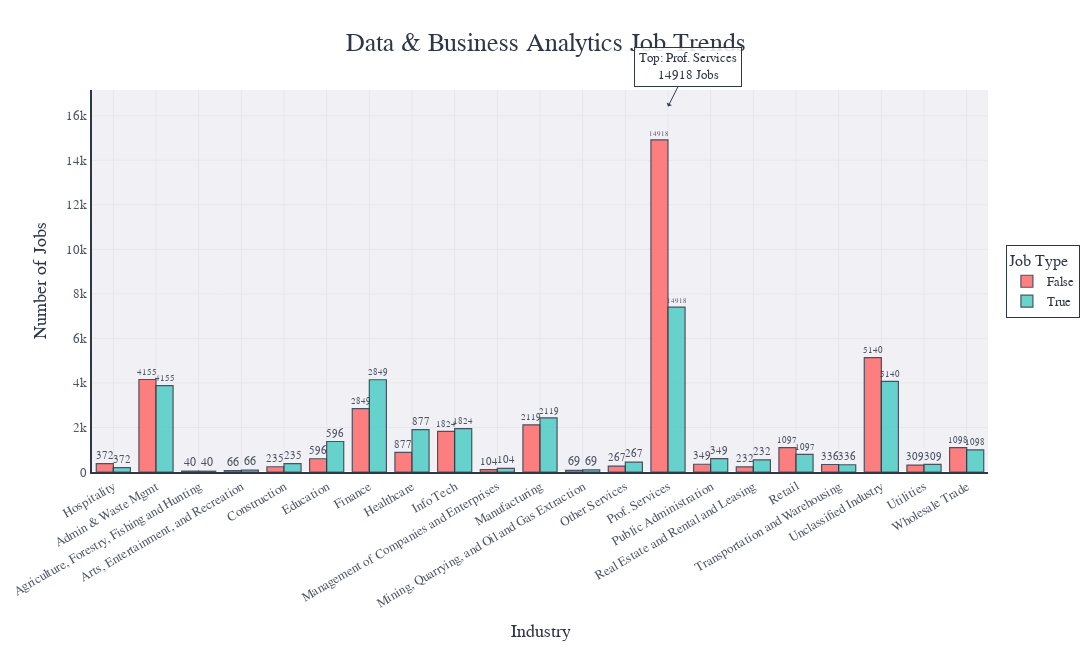

Notebook source saved alongside this figure:
### Code cell
import plotly.express as px
import plotly.graph_objects as go

# Group data (same as before)
df_grouped = eda.groupby(['DATA_ANALYST_JOB', 'NAICS2_NAME']).size().reset_index(name='Job_Count')

# Shorten the industry names (NAICS2_NAME) for better readability
# Assuming NAICS2_NAME has long names, we'll map them to shorter versions
# Example: Replace long names with abbreviations or shorter terms
industry_short_names = {
    'Professional, Scientific, and Technical Services': 'Prof. Services',
    'Administrative and Support and Waste Management and Remediation Services': 'Admin & Waste Mgmt',
    'Health Care and Social Assistance': 'Healthcare',
    'Finance and Insurance': 'Finance',
    'Information': 'Info Tech',
    'Educational Services': 'Education',
    'Manufacturing': 'Manufacturing',
    'Retail Trade': 'Retail',
    'Accommodation and Food Services': 'Hospitality',
    'Other Services (except Public Administration)': 'Other Services',
    # Add more mappings as needed based on your dataset
}

# Apply the shortened names to the dataframe
df_grouped['NAICS2_NAME_SHORT'] = df_grouped['NAICS2_NAME'].map(industry_short_names).fillna(df_grouped['NAICS2_NAME'])

# Define a vibrant and modern color palette
color_map = {
    False: "#FF6B6B",  # Coral red for False
    True: "#4ECDC4"    # Teal for True
}

# Create the bar plot with Plotly Express
fig = px.bar(df_grouped, 
             x='NAICS2_NAME_SHORT',  # Use shortened names
             y='Job_Count',
             color='DATA_ANALYST_JOB',
             title="Data & Business Analytics Job Trends",
             labels={'NAICS2_NAME_SHORT': 'Industry', 'Job_Count': 'Number of Jobs'},
             barmode='group',
             color_discrete_map=color_map
            )

# Beautify the layout with a modern, clean design
fig.update_layout(
    # Sizing and margins
    autosize=True,
    width=1100,  # Slightly narrower for better focus
    height=650,  # Adjusted height
    margin=dict(l=50, r=50, t=90, b=120),  # Adjusted margins for cleaner look

    # Background and plot styling
    plot_bgcolor='rgba(240, 240, 245, 1)',  # Softer gray background
    paper_bgcolor='rgba(255, 255, 255, 1)',  # White paper background
    font=dict(family="Helvetica, sans-serif", size=14, color="#2D3748"),  # Modern font

    # Title styling
    title=dict(
        text="Data & Business Analytics Job Trends",
        font=dict(size=26, color="#2D3748", family="Helvetica, sans-serif"),
        x=0.5,  # Center the title
        xanchor="center",
        y=0.95,
        yanchor="top"
    ),

    # X-axis styling
    xaxis=dict(
        title="Industry",
        title_font=dict(size=18, color="#2D3748"),
        tickfont=dict(size=13, color="#4A5568"),
        tickangle=-30,  # Slightly less aggressive rotation
        gridcolor="rgba(200, 200, 200, 0.2)",  # Very light gridlines
        linecolor="#2D3748",
        linewidth=2,
        showline=True
    ),

    # Y-axis styling
    yaxis=dict(
        title="Number of Jobs",
        title_font=dict(size=18, color="#2D3748"),
        tickfont=dict(size=13, color="#4A5568"),
        range=[0, df_grouped['Job_Count'].max() * 1.15],  # Slightly tighter range
        gridcolor="rgba(200, 200, 200, 0.2)",
        linecolor="#2D3748",
        linewidth=2,
        showline=True
    ),

    # Legend styling
    legend=dict(
        title="Job Type",
        font=dict(size=13, color="#2D3748"),
        bgcolor="rgba(255, 255, 255, 0.95)",
        bordercolor="#2D3748",
        borderwidth=1,
        x=1.02,  # Position outside
        y=0.5,
        xanchor="left",
        yanchor="middle"
    ),

    # Hover and interactivity
    hovermode="closest",
    hoverlabel=dict(
        bgcolor="rgba(255, 255, 255, 0.9)",
        font_size=13,
        font_family="Helvetica, sans-serif",
        font_color="#2D3748",
        bordercolor="#2D3748"
    ),

    # Add a subtle shadow effect for depth
    bargap=0.2,  # Add space between bars for clarity
)

# Customize the bars
fig.update_traces(
    marker=dict(
        line=dict(width=1.2, color="#2D3748"),  # Thinner border for elegance
        # Add a gradient effect to the bars
        coloraxis=None,
    ),
    opacity=0.85,  # Slight transparency for softness
    text=df_grouped['Job_Count'],  # Add labels on bars
    textposition='outside',  # Place labels outside for clarity
    textfont=dict(size=12, color="#2D3748", family="Helvetica, sans-serif"),
    texttemplate='%{text}',  # Show just the number
)

# Add a subtle annotation for the highest job count
max_job = df_grouped.loc[df_grouped['Job_Count'].idxmax()]
fig.add_annotation(
    x=max_job['NAICS2_NAME_SHORT'],
    y=max_job['Job_Count'] * 1.1,
    text=f"Top: {max_job['NAICS2_NAME_SHORT']}<br>{max_job['Job_Count']} Jobs",
    showarrow=True,
    arrowhead=1,
    ax=20,
    ay=-40,
    font=dict(size=13, color="#2D3748", family="Helvetica, sans-serif"),
    bgcolor="rgba(255, 255, 255, 0.85)",
    bordercolor="#2D3748",
    borderwidth=1,
    borderpad=4
)

# Show the plot
fig.show()

# Save as an HTML file for Quarto embedding
fig.write_html("figures/plot1_jobtrends_super_pretty.html")

### Figure 1 — Plotly figure (JSON) as saved in the notebook; plotly's stock layout.template omitted (floating-point values rounded to 4 significant figures)
{"data": [{"alignmentgroup": "True", "hovertemplate": "DATA_ANALYST_JOB=False<br>Industry=%{x}<br>Number of Jobs=%{y}<extra></extra>", "legendgroup": "False", "marker": {"color": "#FF6B6B", "line": {"color": "#2D3748", "width": 1.2}, "pattern": {"shape": ""}}, "name": "False", "offsetgroup": "False", "opacity": 0.85, "orientation": "v", "showlegend": true, "text": [372, 4155, 40, 66, 235, 596, 2849, 877, 1824, 104, 2119, 69, 267, 14918, 349, 232, 1097, 336, 5140, 309, 1098, 198, 3878, 36, 84, 379, 1370, 4142, 1899, 1950, 164, 2427, 96, 446, 7407, 604, 546, 793, 326, 4069, 341, 993], "textfont": {"color": "#2D3748", "family": "Helvetica, sans-serif", "size": 12}, "textposition": "outside", "texttemplate": "%{text}", "type": "bar", "x": ["Hospitality", "Admin & Waste Mgmt", "Agriculture, Forestry, Fishing and Hunting", "Arts, Entertainment, and Recreation", "Construction", "Education", "Finance", "Healthcare", "Info Tech", "Management of Companies and Enterprises", "Manufacturing", "Mining, Quarrying, and Oil and Gas Extraction", "Other Services", "Prof. Services", "Public Administration", "Real Estate and Rental and Leasing", "Retail", "Transportation and Warehousing", "Unclassified Industry", "Utilities", "Wholesale Trade"], "xaxis": "x", "y": [372, 4155, 40, 66, 235, 596, 2849, 877, 1824, 104, 2119, 69, 267, 14918, 349, 232, 1097, 336, 5140, 309, 1098], "yaxis": "y"}, {"alignmentgroup": "True", "hovertemplate": "DATA_ANALYST_JOB=True<br>Industry=%{x}<br>Number of Jobs=%{y}<extra></extra>", "legendgroup": "True", "marker": {"color": "#4ECDC4", "line": {"color": "#2D3748", "width": 1.2}, "pattern": {"shape": ""}}, "name": "True", "offsetgroup": "True", "opacity": 0.85, "orientation": "v", "showlegend": true, "text": [372, 4155, 40, 66, 235, 596, 2849, 877, 1824, 104, 2119, 69, 267, 14918, 349, 232, 1097, 336, 5140, 309, 1098, 198, 3878, 36, 84, 379, 1370, 4142, 1899, 1950, 164, 2427, 96, 446, 7407, 604, 546, 793, 326, 4069, 341, 993], "textfont": {"color": "#2D3748", "family": "Helvetica, sans-serif", "size": 12}, "textposition": "outside", "texttemplate": "%{text}", "type": "bar", "x": ["Hospitality", "Admin & Waste Mgmt", "Agriculture, Forestry, Fishing and Hunting", "Arts, Entertainment, and Recreation", "Construction", "Education", "Finance", "Healthcare", "Info Tech", "Management of Companies and Enterprises", "Manufacturing", "Mining, Quarrying, and Oil and Gas Extraction", "Other Services", "Prof. Services", "Public Administration", "Real Estate and Rental and Leasing", "Retail", "Transportation and Warehousing", "Unclassified Industry", "Utilities", "Wholesale Trade"], "xaxis": "x", "y": [198, 3878, 36, 84, 379, 1370, 4142, 1899, 1950, 164, 2427, 96, 446, 7407, 604, 546, 793, 326, 4069, 341, 993], "yaxis": "y"}], "layout": {"annotations": [{"arrowhead": 1, "ax": 20, "ay": -40, "bgcolor": "rgba(255, 255, 255, 0.85)", "bordercolor": "#2D3748", "borderpad": 4, "borderwidth": 1, "font": {"color": "#2D3748", "family": "Helvetica, sans-serif", "size": 13}, "showarrow": true, "text": "Top: Prof. Services<br>14918 Jobs", "x": "Prof. Services", "y": 16410.0}], "autosize": true, "bargap": 0.2, "barmode": "group", "font": {"color": "#2D3748", "family": "Helvetica, sans-serif", "size": 14}, "height": 650, "hoverlabel": {"bgcolor": "rgba(255, 255, 255, 0.9)", "bordercolor": "#2D3748", "font": {"color": "#2D3748", "family": "Helvetica, sans-serif", "size": 13}}, "hovermode": "closest", "legend": {"bgcolor": "rgba(255, 255, 255, 0.95)", "bordercolor": "#2D3748", "borderwidth": 1, "font": {"color": "#2D3748", "size": 13}, "title": {"text": "Job Type"}, "tracegroupgap": 0, "x": 1.02, "xanchor": "left", "y": 0.5, "yanchor": "middle"}, "margin": {"b": 120, "l": 50, "r": 50, "t": 90}, "paper_bgcolor": "rgba(255, 255, 255, 1)", "plot_bgcolor": "rgba(240, 240, 245, 1)", "title": {"font": {"color": "#2D3748", "family": "Helvetica, sans-serif", "size": 26}, "text": "Data & Business Analytics Job Trends", "x": 0.5, "xanchor": "center", "y": 0.95, "yanchor": "top"}, "width": 1100, "xaxis": {"anchor": "y", "domain": [0, 1], "gridcolor": "rgba(200, 200, 200, 0.2)", "linecolor": "#2D3748", "linewidth": 2, "showline": true, "tickangle": -30, "tickfont": {"color": "#4A5568", "size": 13}, "title": {"font": {"color": "#2D3748", "size": 18}, "text": "Industry"}}, "yaxis": {"anchor": "x", "domain": [0, 1], "gridcolor": "rgba(200, 200, 200, 0.2)", "linecolor": "#2D3748", "linewidth": 2, "range": [0, 17160.0], "showline": true, "tickfont": {"color": "#4A5568", "size": 13}, "title": {"font": {"color": "#2D3748", "size": 18}, "text": "Number of Jobs"}}}}
